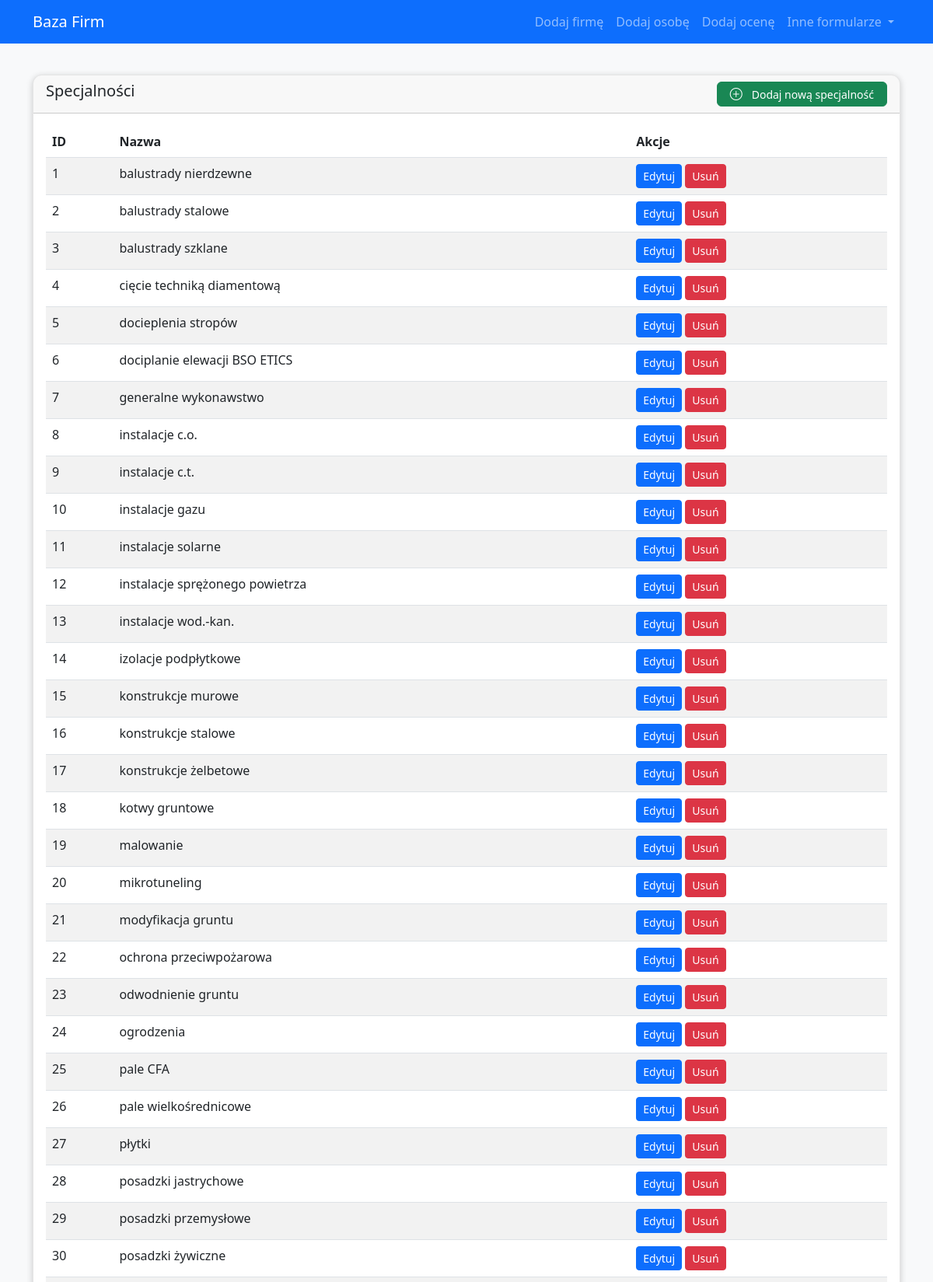
The page /specialties (upper part) on the database its author committed.
### app/models.py (models this page shows)
class Specjalnosci(db.Model):
    __tablename__ = 'SPECJALNOSCI'
    ID_SPECJALNOSCI = db.Column(db.Integer, primary_key=True)
    Specjalnosc = db.Column(db.Text)
    firmy_specjalnosci = db.relationship('FirmySpecjalnosci', backref='specjalnosc', lazy='dynamic')

### app/routes.py (the view)
@main.route('/specialties')
def list_specialties():
    specialties = Specjalnosci.query.all()
    return render_template('specialties.html', items=specialties, title='Specjalności')

### app/templates/specialties.html
{% extends 'base.html' %}
{% block content %}
<div class="row">
    <div class="col-12">
        <div class="card">
            <div class="card-header d-flex justify-content-between align-items-center">
                <h5 class="card-title">{{ title }}</h5>
                <a href="{{ url_for('main.new_specialty') }}" class="btn btn-success btn-sm">
                    <i class="bi bi-plus-circle"></i> Dodaj nową specjalność
                </a>
            </div>
            <div class="card-body">
                <table class="table table-striped">
                    <thead>
                        <tr>
                            <th>ID</th>
                            <th>Nazwa</th>
                            <th>Akcje</th>
                        </tr>
                    </thead>
                    <tbody>
                        {% for item in items %}
                        <tr>
                            <td>{{ item.ID_SPECJALNOSCI }}</td>
                            <td>{{ item.Specjalnosc }}</td>
                            <td>
                                <a href="{{ url_for('main.edit_specialty', id=item.ID_SPECJALNOSCI) }}" class="btn btn-sm btn-primary">Edytuj</a>
                                <form action="{{ url_for('main.delete_specialty', id=item.ID_SPECJALNOSCI) }}" method="POST" style="display: inline;">
                                    <button type="submit" class="btn btn-sm btn-danger" onclick="return confirm('Czy na pewno chcesz usunąć tę specjalność?');">Usuń</button>
                                </form>
                            </td>
                        </tr>
                        {% endfor %}
                    </tbody>
                </table>
            </div>
        </div>
    </div>
</div>
{% endblock %}

### app/static/css/main.css (style rules this page uses)
:root { --btn-primary-color: #0d6efd; --btn-secondary-color: #6c757d; --btn-success-color: #198754; --card-border-color: rgba(0, 0, 0, 0.1); }
body { background-color: #f8f9fa; position: relative; }
.card { border-radius: 12px; box-shadow: 0 2px 8px rgba(0, 0, 0, 0.2); margin-bottom: 1.5rem; border: 1px solid var(--card-border-color); overflow: hidden; transition: all 0.3s ease; }
.card-header .btn, .mobile-filter-content .btn { height: 32px; display: inline-flex; align-items: center; justify-content: center; gap: 0.5rem; font-weight: 500; border-radius: 0.375rem; transition: all 0.2s ease; padding: 0.375rem 0.75rem; }
.d-grid.gap-2.mt-4, .d-flex.justify-content-between { display: flex !important; flex-wrap: wrap; justify-content: space-between; gap: 8px; }
.btn .bi { font-size: 1rem; margin-right: 0.25rem; }
.d-flex.justify-content-between .btn { min-width: 150px; padding: 0.5rem 1rem; font-weight: 500; display: inline-flex; align-items: center; justify-content: center; gap: 0.5rem; }
.bi { font-size: 1rem; line-height: 1; vertical-align: middle; }

### rows shown on the page
Specjalnosci: ID_SPECJALNOSCI "1", Specjalnosc "balustrady nierdzewne"
Specjalnosci: ID_SPECJALNOSCI "2", Specjalnosc "balustrady stalowe"
Specjalnosci: ID_SPECJALNOSCI "3", Specjalnosc "balustrady szklane"
Specjalnosci: ID_SPECJALNOSCI "4", Specjalnosc "cięcie techniką diamentową"
Specjalnosci: ID_SPECJALNOSCI "5", Specjalnosc "docieplenia stropów"
Specjalnosci: ID_SPECJALNOSCI "6", Specjalnosc "dociplanie elewacji BSO ETICS"
Specjalnosci: ID_SPECJALNOSCI "7", Specjalnosc "generalne wykonawstwo"
Specjalnosci: ID_SPECJALNOSCI "8", Specjalnosc "instalacje c.o."
Specjalnosci: ID_SPECJALNOSCI "9", Specjalnosc "instalacje c.t."
Specjalnosci: ID_SPECJALNOSCI "10", Specjalnosc "instalacje gazu"
Specjalnosci: ID_SPECJALNOSCI "11", Specjalnosc "instalacje solarne"
Specjalnosci: ID_SPECJALNOSCI "12", Specjalnosc "instalacje sprężonego powietrza"
Specjalnosci: ID_SPECJALNOSCI "13", Specjalnosc "instalacje wod.-kan."
Specjalnosci: ID_SPECJALNOSCI "14", Specjalnosc "izolacje podpłytkowe"
Specjalnosci: ID_SPECJALNOSCI "15", Specjalnosc "konstrukcje murowe"
Specjalnosci: ID_SPECJALNOSCI "16", Specjalnosc "konstrukcje stalowe"
Specjalnosci: ID_SPECJALNOSCI "17", Specjalnosc "konstrukcje żelbetowe"
Specjalnosci: ID_SPECJALNOSCI "18", Specjalnosc "kotwy gruntowe"
Specjalnosci: ID_SPECJALNOSCI "19", Specjalnosc "malowanie"
Specjalnosci: ID_SPECJALNOSCI "20", Specjalnosc "mikrotuneling"
Specjalnosci: ID_SPECJALNOSCI "21", Specjalnosc "modyfikacja gruntu"
Specjalnosci: ID_SPECJALNOSCI "22", Specjalnosc "ochrona przeciwpożarowa"
Specjalnosci: ID_SPECJALNOSCI "23", Specjalnosc "odwodnienie gruntu"
Specjalnosci: ID_SPECJALNOSCI "24", Specjalnosc "ogrodzenia"
Specjalnosci: ID_SPECJALNOSCI "25", Specjalnosc "pale CFA"
Specjalnosci: ID_SPECJALNOSCI "26", Specjalnosc "pale wielkośrednicowe"
Specjalnosci: ID_SPECJALNOSCI "27", Specjalnosc "płytki"
Specjalnosci: ID_SPECJALNOSCI "28", Specjalnosc "posadzki jastrychowe"
Specjalnosci: ID_SPECJALNOSCI "29", Specjalnosc "posadzki przemysłowe"
Specjalnosci: ID_SPECJALNOSCI "30", Specjalnosc "posadzki żywiczne"

### other values the page prints
{{ title }} "Specjalności"
